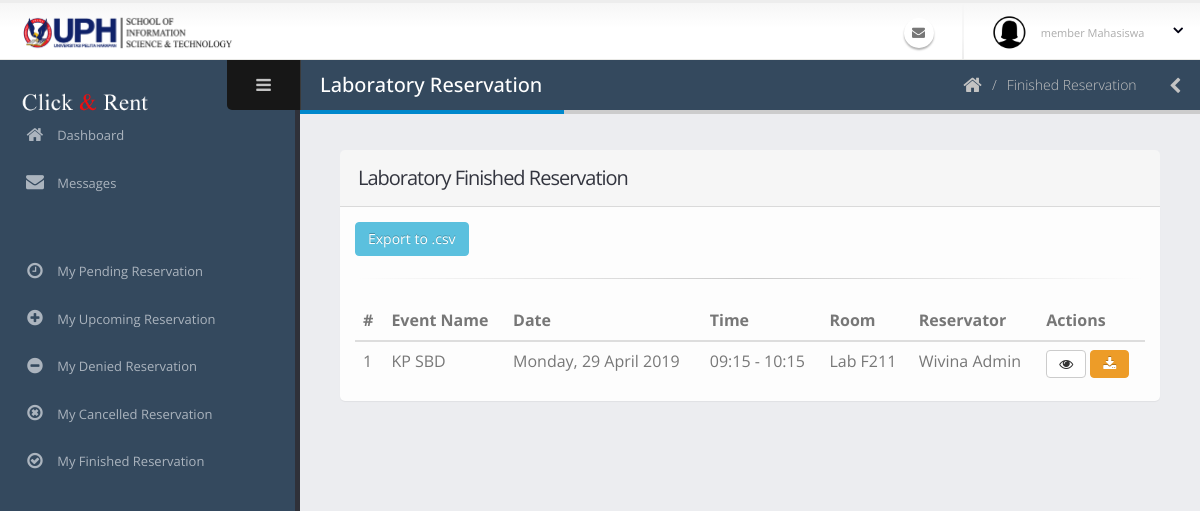
/admin/peminjamanAdminSelesaiLab.php, run on an earlier commit of the app's database.
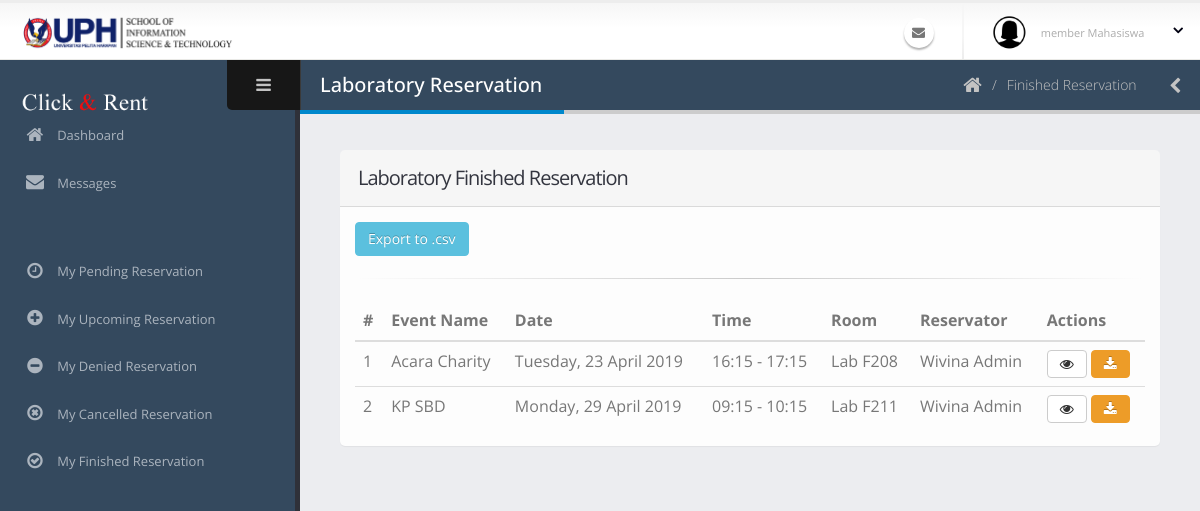
And on a later commit of the database.
### tables this page shows
CREATE TABLE `peminjaman` (
  `id_peminjaman` varchar(40) NOT NULL COMMENT 'PJ-0',
  `tanggal_peminjaman` date NOT NULL,
  `id_ruangan` varchar(40) NOT NULL,
  `waktu_mulai` time NOT NULL,
  `waktu_selesai` time NOT NULL,
  `id_pengguna` varchar(40) NOT NULL,
  `acara` varchar(70) NOT NULL,
  `jumlah_peserta` int(11) NOT NULL,
  `id_kategoriAcara` int(11) NOT NULL,
  `deskripsi_acara` text NOT NULL,
  `status_peminjaman` int(11) NOT NULL COMMENT '0:TUNGGU APPROVE, 1:APPROVED, 3:SELESAI, 4:TIDAK APPROVE 5:DIBATALKAN 6:TIMEOUT',
  `user_add` varchar(40) NOT NULL,
  `waktu_add` datetime NOT NULL,
  `user_edit` varchar(40) NOT NULL,
  `waktu_edit` datetime NOT NULL,
  `user_delete` varchar(40) NOT NULL,
  `waktu_delete` datetime NOT NULL,
  `status_delete` int(11) NOT NULL
);

CREATE TABLE `ruangan` (
  `id_ruangan` varchar(40) NOT NULL COMMENT 'R-0',
  `nama_ruangan` varchar(60) NOT NULL,
  `jenis_ruangan` int(11) NOT NULL COMMENT '1:LABORATORY, 2: MEETING ROOM',
  `gedung_lantai` varchar(20) NOT NULL,
  `kapasitas` int(11) NOT NULL,
  `deskripsi` text NOT NULL,
  `user_add` varchar(40) NOT NULL,
  `waktu_add` datetime NOT NULL,
  `user_edit` varchar(40) NOT NULL,
  `waktu_edit` datetime NOT NULL,
  `user_delete` varchar(40) NOT NULL,
  `waktu_delete` datetime NOT NULL,
  `status_delete` int(11) NOT NULL
);

CREATE TABLE `pengguna` (
  `id_pengguna` varchar(40) NOT NULL COMMENT 'USER-0',
  `email` varchar(50) NOT NULL,
  `kata_sandi` text NOT NULL,
  `nama_lengkap` varchar(60) NOT NULL,
  `jenis_kelamin` char(1) NOT NULL,
  `tanggal_lahir` date NOT NULL,
  `alamat` text NOT NULL,
  `no_hp` varchar(20) NOT NULL,
  `tanggal_masuk` date NOT NULL,
  `status_pengguna` int(11) NOT NULL COMMENT '1: SUPER ADMIN, 2: ADMIN, 3: MEMBER DOSEN, 4:MEMBER MAHASISWA',
  `status_daftar` int(11) NOT NULL COMMENT '0 =TIDAK AKTIF, 1=MENUNGGU APPROVE, 2=AKTIF, 3=DITOLAK',
  `user_add` varchar(40) NOT NULL,
  `waktu_add` datetime NOT NULL,
  `user_edit` varchar(40) NOT NULL,
  `waktu_edit` datetime NOT NULL,
  `user_delete` varchar(40) NOT NULL,
  `waktu_delete` datetime NOT NULL,
  `status_delete` int(11) NOT NULL
);

### admin/peminjamanAdminSelesaiLab.php (the view, shortened to what this page needs)
<?php include('../koneksi.php'); ?>
<?php include('req/head.php');?>
<?php include('req/header.php');?>
<?php include('req/leftbar.php');?>
	<section role="main" class="content-body">
		<header class="page-header">
			<h2>Laboratory Reservation</h2>
			<div class="right-wrapper pull-right">
				<ol class="breadcrumbs">
					<li>
						<a href="index.php">
							<i class="fa fa-home"></i>
						</a>
					</li>
                    <li><span>Finished Reservation</span></li>
				</ol>
				<a class="sidebar-right-toggle" data-open="sidebar-right"><i class="fa fa-chevron-left"></i></a>
			</div>
		</header>
<section class="panel">
    <header class="panel-heading">
        <h2 class="panel-title">Laboratory Finished Reservation</h2>
    </header>
    <div class="panel-body">
        <div class="table-responsive">
        <a class="btn btn-info" href="exportSelesaiLab.php?export=true">Export to .csv</a>
<br>
<hr>
            <table class="table table-hover mb-none">
                <thead>
                    <tr>
                        <th>#</th>
                        <th>Event Name</th>
                        <th>Date</th>
                        <th>Time</th>
                        <th>Room</th>
                        <th>Reservator</th>
                        <th>Actions</th>
                    </tr>
                </thead>
                <tbody>
                <?php
                        $query = mysqli_query($koneksi, "SELECT * FROM peminjaman join ruangan join kategori_acara join pengguna on pengguna.id_pengguna=peminjaman.id_pengguna AND kategori_acara.id_kategoriAcara = peminjaman.id_kategoriAcara AND ruangan.id_ruangan = peminjaman.id_ruangan WHERE status_peminjaman='3' AND jenis_ruangan='1' order by peminjaman.waktu_edit desc");
                        $no=0;
if(mysqli_num_rows($query)==0){
    ?>
    <td colspan="7" style="text-align:center"><br><b>No Data</b></td>
<?php
}else{
                        while($data=mysqli_fetch_array($query)){
                            $no++;
                            $time = $data['tanggal_peminjaman'];
                            $times = date("l, d F Y",strtotime($time));
                            $mulai = date("H:i",strtotime($data['waktu_mulai']));
                            $selesai = date("H:i",strtotime($data['waktu_selesai']));
                        ?>
                    <tr>
                        <td><?php echo $no ?></td>
                        <td><?php echo $data['acara'] ?></td>
                        <td><?php echo $times ?></td>
                        <td><?php echo $mulai . " - " . $selesai ?></td>
                        <td><?php echo $data['nama_ruangan'] ?></td>
                        <td><?php echo $data['nama_lengkap'] ?></td>
                        <td class=" actions-fade">
                        <a class="modal-with-form btn btn-default" data-toggle="tooltip" data-placement="top" title="Detail" href="#detailpinjamnya<?php echo $data['id_peminjaman'];?>"><i class="fa fa-eye"></i>
                        </a>
                            <a class="btn btn-warning" data-toggle="tooltip" data-placement="top" title="PDF" href="cetakPeminjamanAkanDatang.php?idpinjam=<?php echo $data['id_peminjaman'] ?>" target="_blank" ><i class='fa fa-download' ></i>
                            </a>
                        </td>
                    </tr>
                    <?php }} ?>
                </tbody>
            </table>
        </div>
    </div>
</section>
<?php include('req/endtitle.php');?>
<?php include('req/script.php');?>

What changed in the data, as far as the page shows it:
added peminjaman: acara "Acara Charity", tanggal_peminjaman "Tuesday, 23 April 2019", waktu_mulai "16:15", waktu_selesai "17:15", id_ruangan.nama_ruangan "Lab F208", id_pengguna.nama_lengkap "Wivina Admin"
